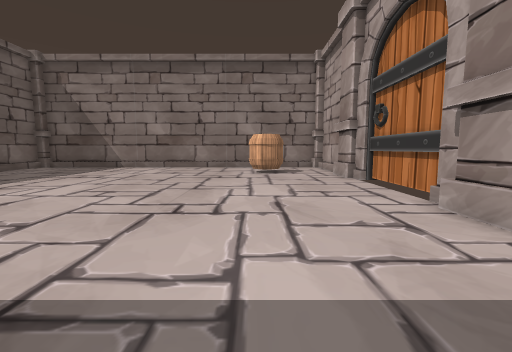
[1] (above)

14 first-person views from a walk through a 3-D level made in the Unity game engine. The camera is 1.5 m above the floor, tilts 6° down and sees 90° across. The floor is counted in squares, 1 m on a side. Each view is taken from the middle of a square. On the plan, view 1 faces up. The plan holds only what a view shows up to about 13 squares ahead; the rest is blank. The place goes on beyond the plan. The player character is not drawn. Some animated figures are left out. Some surface patterns are stand-ins.

[2]
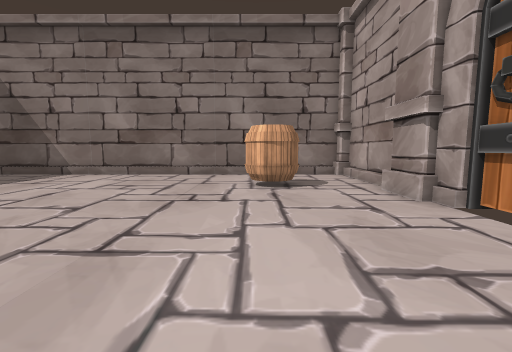

[3]
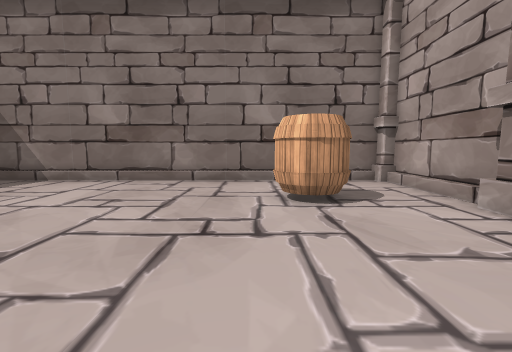

[4]
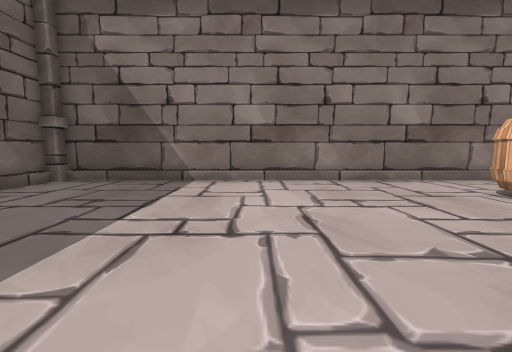

[5]
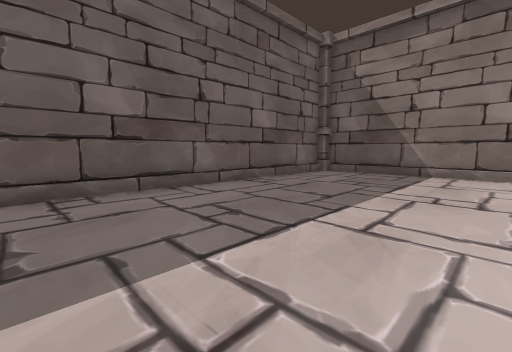

[6]
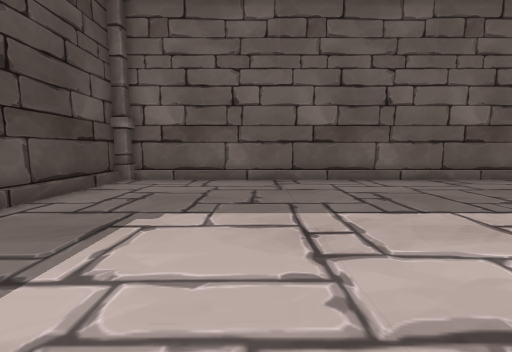

[7]
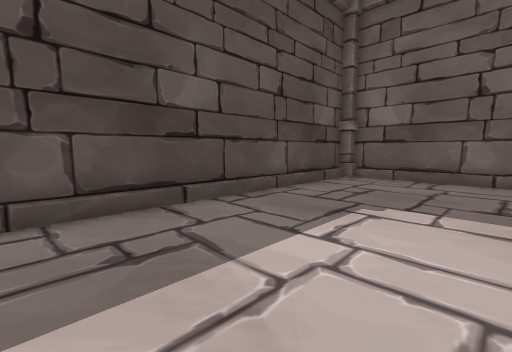

[8]
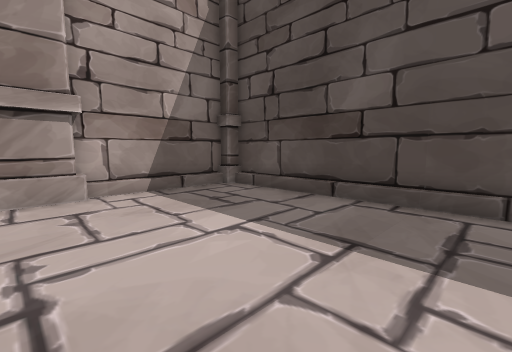

[9]
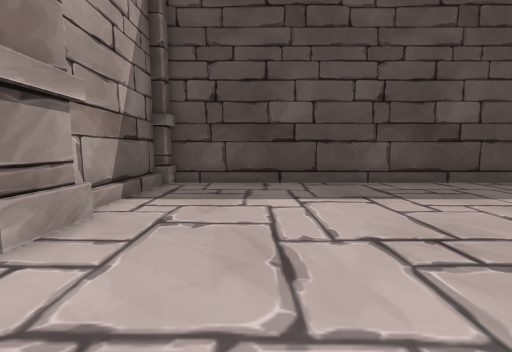

[10]
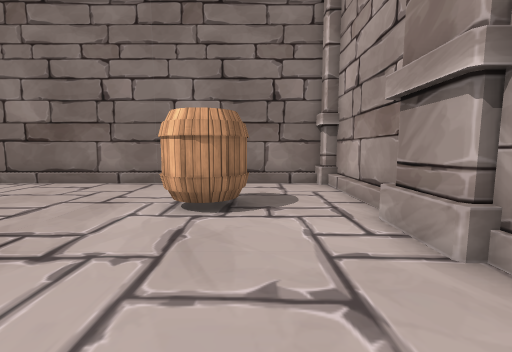

[11]
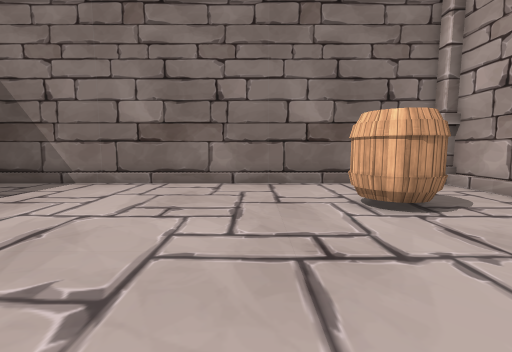

[12]
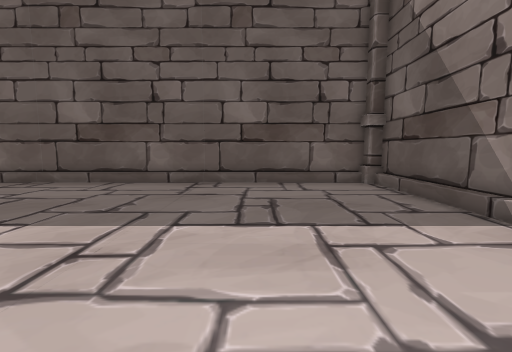

[13]
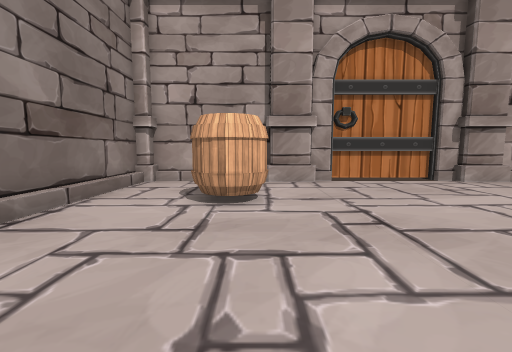

[14]
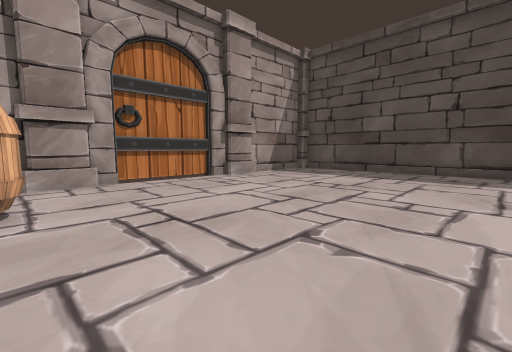

### Floor plan
Key: @ floor where view 1 was taken; # wall or solid block; . floor; / step, stairs or slope; O other object.
Columns run from 18 left of view 1 to 6 right of it. Each row starts with its distance up from view 1.
 22  #######################
 21 ##/////////////////////##
 20 #....................../#
 19 #....................../#
 18 #..................O.../#
 17 #.................OO.../#
 16 #.................OO.../#
 15 #......................##
 14 #......................#
 13 #......................#
 12 #......................OO
 11 #......................OO
 10 #......................OO
  9 #......................OO
  8 #......................OO
  7 #......................##
  6 #......................#
  5 #......................#
  4 #......................##
  3 #.......................#
  2 #.......................#
  1 #.......................#
  0 #.................@.....#
 -1 ##.....................##
 -2  #######################

Positions as (right, up) in squares from view 1, and headings:
1: (0, 0), facing up
2: (0, 6), facing up
3: (-1, 9), facing up
4: (-8, 9), facing up
5: (-8, 5), facing up-left
6: (-5, 5), facing left
7: (-4, 5), facing down-left
8: (-4, 6), facing down-right
9: (1, 10), facing down
10: (2, 10), facing up
11: (-3, 10), facing up
12: (-6, 16), facing left
13: (-7, 16), facing right
14: (-7, 16), facing down-right
